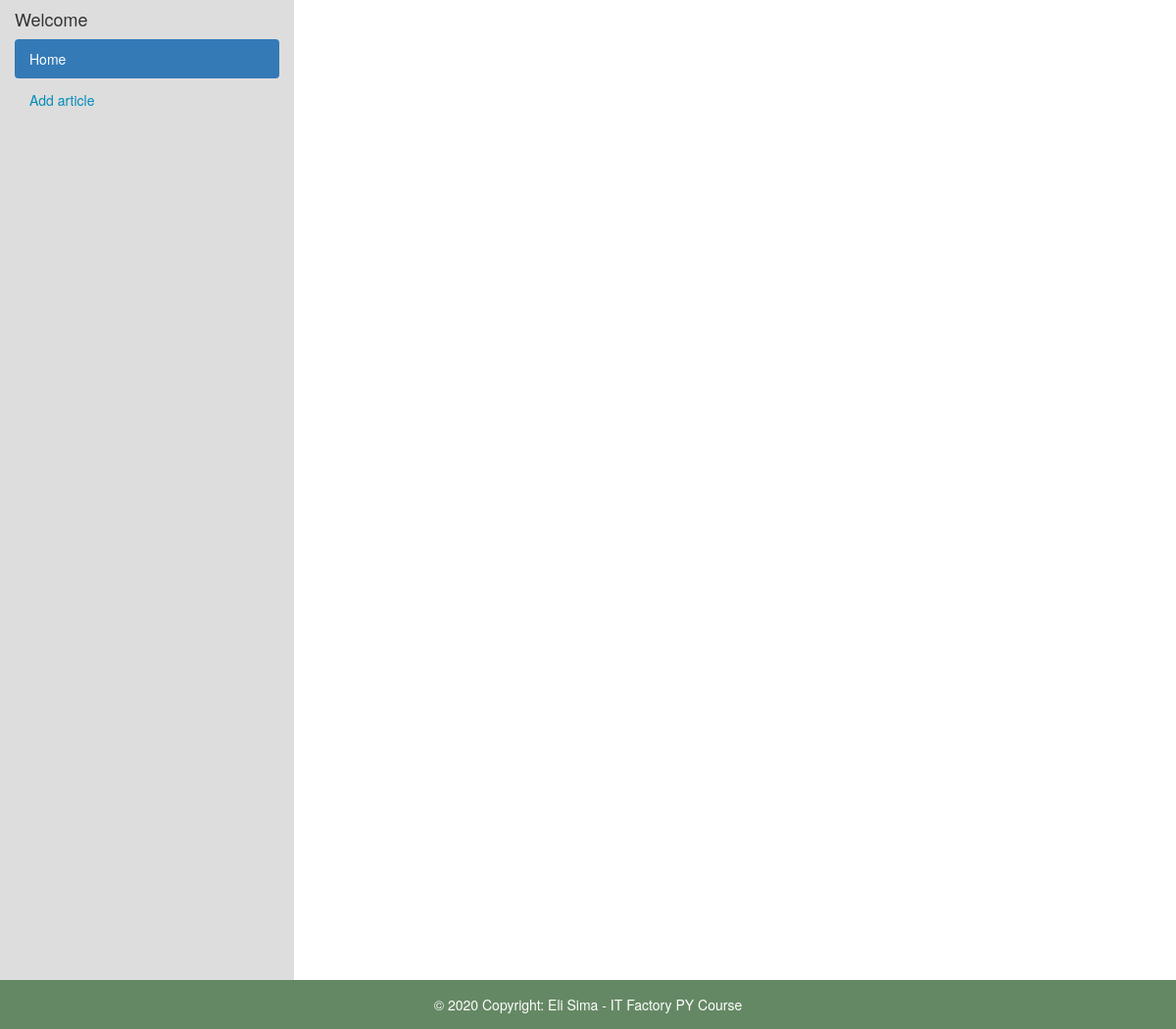
The app's page /, older data.
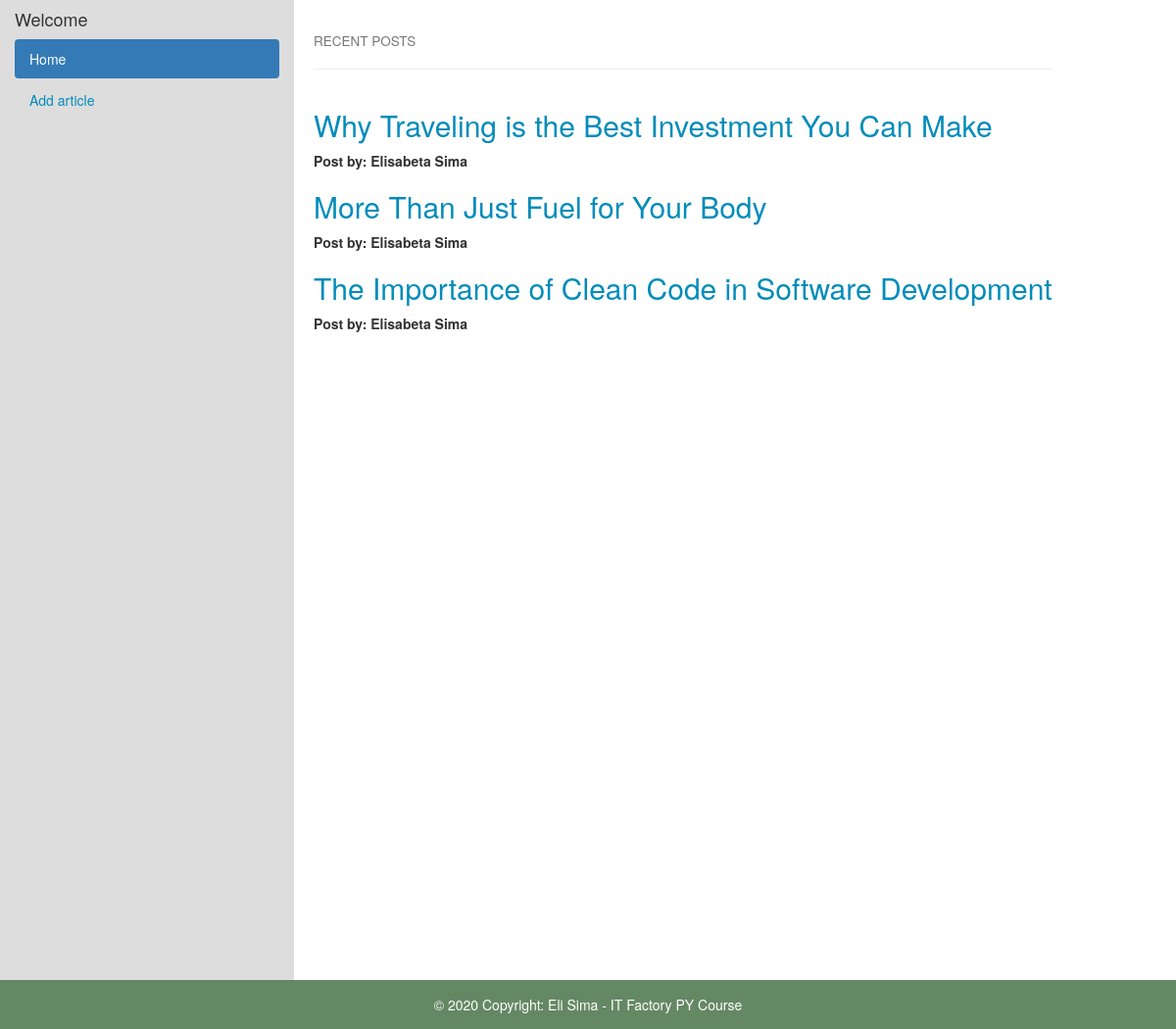
The same page, newer data.
### blog_page/models.py (models this page shows, shortened)
class ArticlePost(models.Model):
    title = models.CharField(max_length=255)
    author = models.ForeignKey(User, on_delete=models.CASCADE)
    content = models.TextField()
    category = models.CharField(max_length=10, choices=CATEGORY_TYPE, null=False)
    image_url = models.CharField(max_length=2083,
                                 default='https://www.farmgirlmarketingsolutions.com/wp-content/uploads/2015/12/blog-pic-b2c.jpg')

### blog_page/views.py (the view)
# urls.py: path('', views.home, name='home'),
def home(request):
    articles = ArticlePost.objects.all()
    username = request.user.username
    return render(request, 'home.html', {'articles': articles,
                                         'username': username})

### blog_page/templates/home.html
{% extends 'base.html' %}
{% block content %}
<br>
{% if articles %}
<h4><small>RECENT POSTS</small></h4>
<hr>
<ul class="nav nav-pills nav-stacked">
    {% for article in articles %}
    <li>
        <h2><a href="{% url 'blog_page:article_details' article.id %}">{{article.title}}</a></h2>
        <b>Post by: {{article.author.first_name}} {{article.author.last_name}}</b><br>
    </li>
    {% endfor %}
</ul>
{% endif %}
{% endblock %}

### blog_page/templates/base.html (shortened to what this page needs)
<!doctype html>
<html lang="en">
<head>
    <link rel="stylesheet" href="https://maxcdn.bootstrapcdn.com/bootstrap/3.4.1/css/bootstrap.min.css">
    {% load static %}
    <link rel="stylesheet" href="{% static 'style.css' %}">
</head>
<body>
<div class="container-fluid">
    <div class="row content">
        <div class="col-sm-3 sidenav">
            <h4>Welcome {{ user.first_name }}</h4>
            <ul class="nav nav-pills nav-stacked">
                <li class="active"><a href="{% url 'blog_page:home' %}">Home</a></li>
                <li><a href="#add_article_section">Add article</a></li>
            </ul>
            <br>
        </div>
        <div class="input-group">
            {% block content %}
            {% endblock %}
        </div>
    </div>
</div>
<footer class="page-footer">
    <div class="footer-copyright text-center py-3">
       © 2020 Copyright: Eli Sima - IT Factory PY Course
    </div>
</footer>
</body>
</html>

### blog_page/static/style.css (style rules this page uses)
.row.content { height: 1000px }
.sidenav { background-color: #DDDDDD; height: 100%; }
footer { background-color: #658864; color: white; padding: 15px; }
.input-group { padding-left:20px }
a { text-decoration: none; color: #008CBA; }

Row changes from the older to the newer data that the page shows:
added ArticlePost: title "Why Traveling is the Best Investment You Can Make", author.first_name "Elisabeta", author.last_name "Sima"
added ArticlePost: title "More Than Just Fuel for Your Body", author.first_name "Elisabeta", author.last_name "Sima"
added ArticlePost: title "The Importance of Clean Code in Software Development", author.first_name "Elisabeta", author.last_name "Sima"
Text that changed along with them:
text now shown: "RECENT POSTS"
